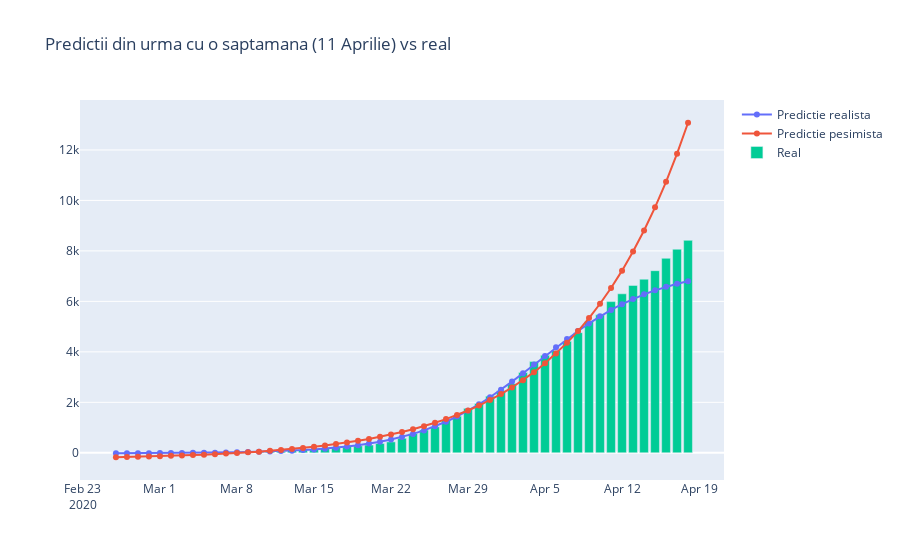
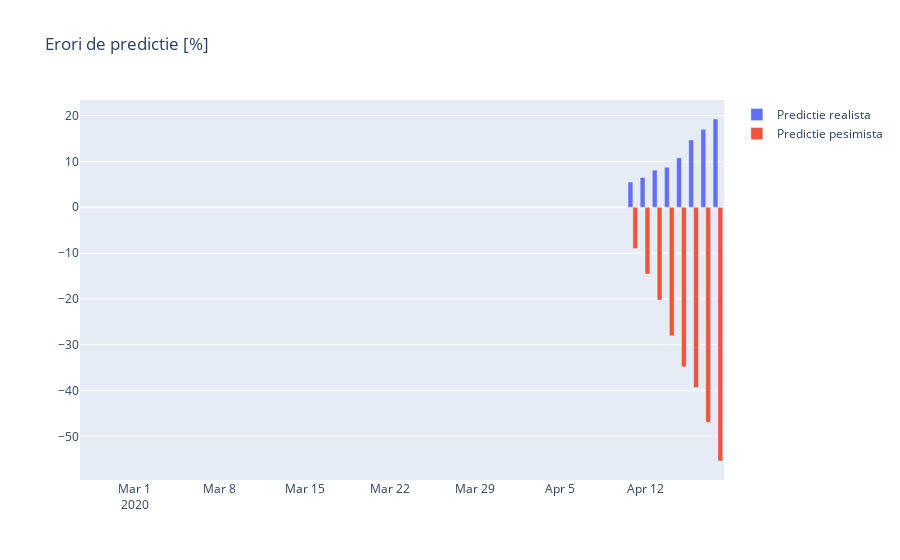

Notebook cell for these charts, in order:
### Code cell
compare_predictions(45, pacienti, 'Predictii din urma cu o saptamana (11 Aprilie) vs real')
compare_predictions(38, pacienti, 'Predictii din urma cu doua saptamani (4 Aprilie) vs real')
